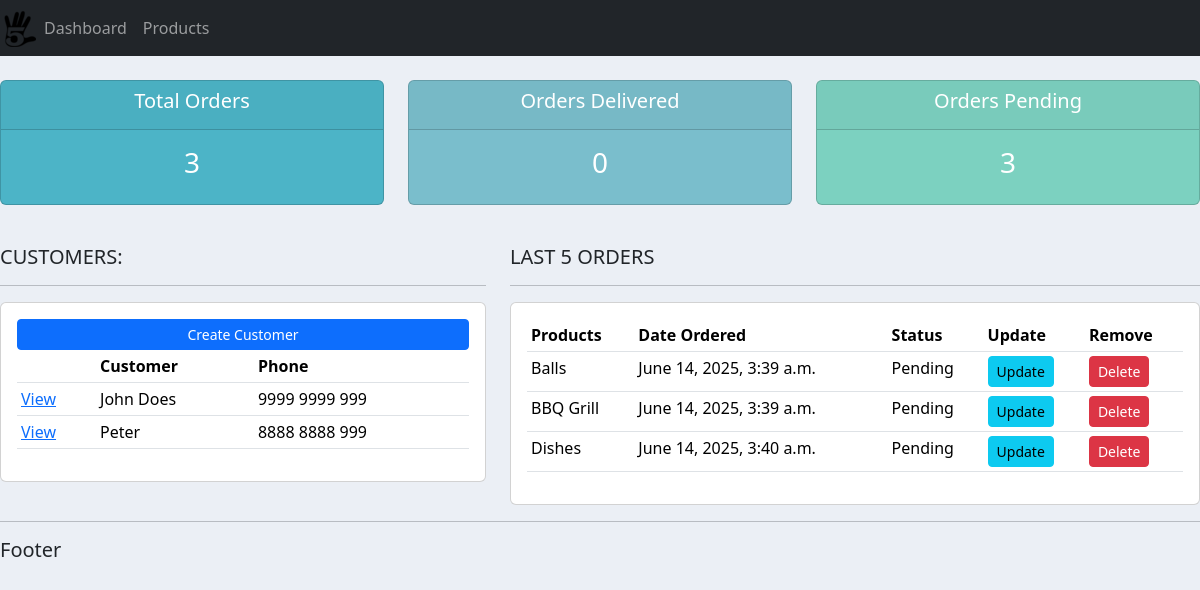
Before: / with the older database file.
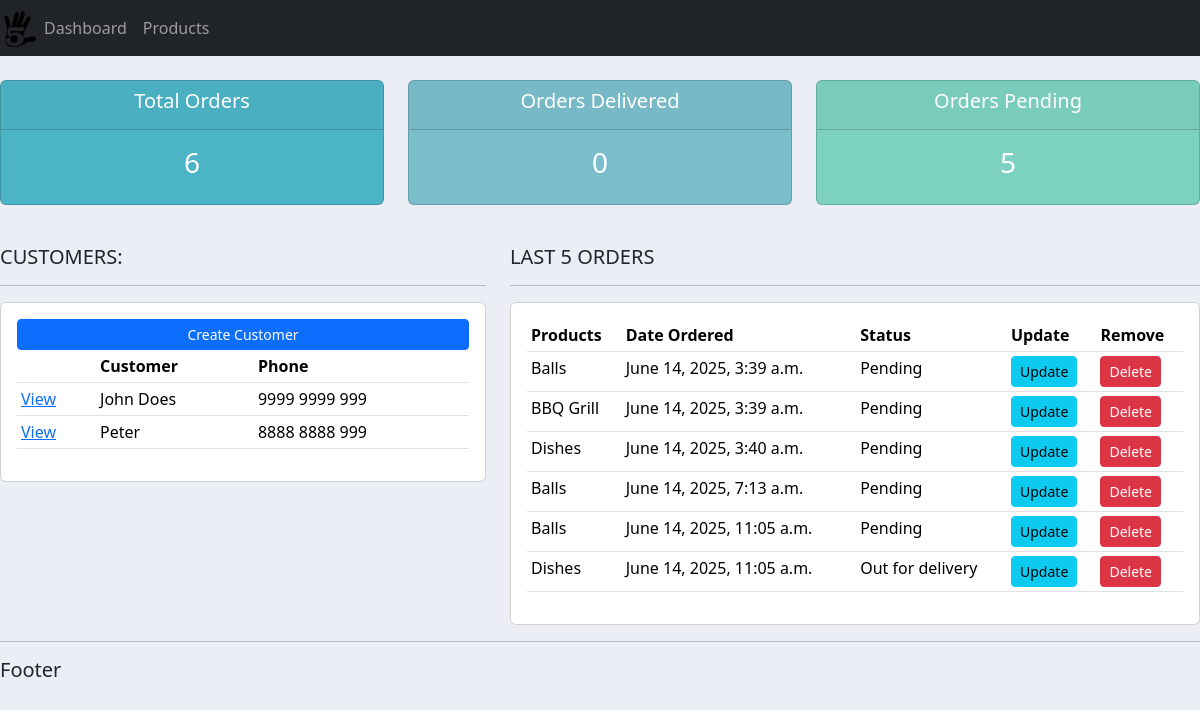
After: the same page with the newer database file.
### accounts/models.py (models this page shows, shortened)
class Customer(models.Model):
    name = models.CharField(max_length=200, null=True)
    phone = models.CharField(max_length=200, null=True)
    email = models.CharField(max_length=200, null=True)
    date_created = models.DateTimeField(auto_now_add=True, null=True)

class Order(models.Model):
    STATUS = (
        ('Pending', 'Pending'),
        ('Out for delivery', 'Out for delivery'),
        ('Delivered', 'Delivered'),
    )
    customer = models.ForeignKey(Customer, null=True, on_delete= models.SET_NULL)
    product = models.ForeignKey(Product, null=True, on_delete= models.SET_NULL)
    date_created = models.DateTimeField(auto_now_add=True, null=True)
    status = models.CharField(max_length=200, null=True, choices=STATUS)

class Product(models.Model):
    CATEGORY = (
        ('Indoor', 'Indoor'),
        ('Out Door', 'Out Door'),
    )
    name = models.CharField(max_length=200, null=True)
    price = models.FloatField(null=True)
    category = models.CharField(max_length=200, null=True, choices=CATEGORY)
    description = models.CharField(max_length=200, null=True, blank=True)
    date_created = models.DateTimeField(auto_now_add=True, null=True)
    tags = models.ManyToManyField(Tag)
    def __str__(self):
        return self.name

### accounts/views.py (the view)
# urls.py: path('', views.home, name="home"),
def home(request):
    orders = Order.objects.all()
    customers = Customer.objects.all()
    total_customers = customers.count()
    total_orders = orders.count()
    delivered = orders.filter(status='Delivered').count()
    pending = orders.filter(status='Pending').count()
    context = {'orders': orders, 'customers': customers,
    'total_customers': total_customers, 'total_orders': total_orders,
    'delivered': delivered, 'pending': pending}
    return render(request, 'accounts/dashboard.html', context)

### accounts/templates/accounts/dashboard.html
{% extends 'accounts/main.html'%}
{% block content %}
{% include 'accounts/status.html' %}
<br>
<div class="row">
    <div class="col-md-5">
        <h5>CUSTOMERS:</h5>
        <hr>
        <div class="card card-body">
            <a href="" class="btn btn-primary btn-sm btn-block">
                Create Customer
            </a>
            <table class="table table-sm">
                <tr>
                    <th></th>
                    <th>Customer</th>
                    <th>Phone</th>
                </tr>
                {% for customer in customers %}
                    <tr>
                        <td><a href="{% url 'customer' customer.id%}">View</a></td>
                        <td>{{customer.name}}</td>
                        <td>{{customer.phone}}</td>
                    </tr>
                {% endfor %}
            </table>
        </div>
    </div>
    <div class="col-md-7">
        <h5>LAST 5 ORDERS</h5>
        <hr>
        <div class="card card-body">
            <table class="table table-sm">
                <tr>
                    <th>Products</th>
                    <th>Date Ordered</th>
                    <th>Status</th>
                    <th>Update</th>
                    <th>Remove</th>
                </tr>
                {% for order in orders %}
                    <tr>
                        <td>{{order.product}}</td>
                        <td>{{order.date_created}}</td>
                        <td>{{order.status}}</td>
                        <td><a href="{% url 'update_order' order.id %}" class="btn btn-sm btn-info">Update</a></td>
                        <td><a href="{% url 'delete_order' order.id %}" class="btn btn-sm btn-danger">Delete</a></td>
                    </tr>
                {% endfor %}
            </table>
        </div>
    </div>
</div>
{% endblock %}

Changed rows visible on the page:
added Order: product "Balls", date_created "June 14, 2025, 7:13 a.m.", status "Pending"
added Order: product "Balls", date_created "June 14, 2025, 11:05 a.m.", status "Pending"
added Order: product "Dishes", date_created "June 14, 2025, 11:05 a.m.", status "Out for delivery"
Other visible differences:
{{ total_orders }}: "3" → "6"
{{ pending }}: "3" → "5"
